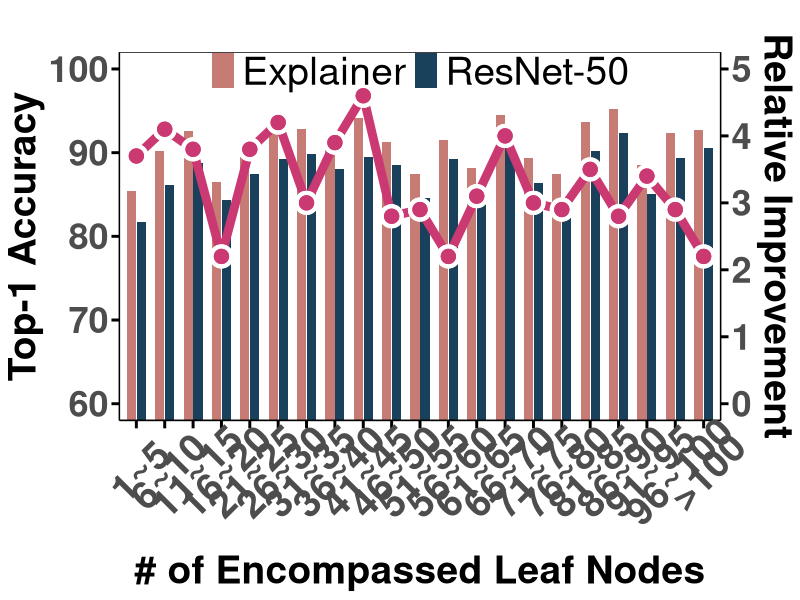

The R script that drew this image:
library(ggplot2)
library(dplyr)
library(tidyr)

# Constructing the data
data <- data.frame(
  Model = c("Explainer", "ResNet-50"),
  A = c(85.4, 81.7),
  B = c(90.2, 86.1),
  C = c(92.6, 88.8),
  D = c(86.5, 84.3),
  E = c(91.2, 87.4),
  F = c(93.5, 89.3),
  G = c(92.8, 89.8),
  H = c(92.0, 88.1),
  I = c(94.1, 89.5),
  J = c(91.3, 88.5),
  K = c(87.5, 84.6),
  L = c(91.5, 89.3),
  M = c(88.2, 85.1),
  N = c(94.5, 90.5),
  O = c(89.4, 86.4),
  P = c(87.4, 84.5),
  Q = c(93.7, 90.2),
  R = c(95.2, 92.4),
  S = c(88.5, 85.1),
  T = c(92.3, 89.4),
  U = c(92.7, 90.5)
)

new_colnames <- c(
  "Model", "1~5", "6~10", "11~15", "16~20", "21~25", "26~30", "31~35",
  "36~40", "41~45", "46~50", "51~55", "56~60", "61~65", "66~70", "71~75",
  "76~80", "81~85", "86~90", "91~95", "96~100", ">100"
)
colnames(data) <- new_colnames

# Reshape long
data_long <- pivot_longer(data, cols = -Model, names_to = "Condition", values_to = "Score")
data_long$Model <- factor(data_long$Model, levels = unique(data$Model))
data_long$Condition <- factor(data_long$Condition, levels = unique(data_long$Condition))

# Calculate the difference
diff_data <- data_long %>%
  pivot_wider(names_from = Model, values_from = Score) %>%
  mutate(Diff = Explainer - `ResNet-50`) %>%
  select(Condition, Diff)

# Merge with original
combined_data <- left_join(data_long, diff_data, by = "Condition")

# Plot
new_plot <- ggplot(combined_data, aes(x = Condition)) +
  # Bar chart
  geom_bar(aes(y = Score, fill = Model),
           stat = "identity", position = position_dodge(width = 0.7), width = 0.65) +
  # Line chart mapped to secondary axis (transformed)
  geom_line(aes(y = Diff * (40 / 5) + 60, group = 1), color = "#cb3973", size = 3) +
  geom_point(aes(y = Diff * (40 / 5) + 60), size = 7.5,shape =21,  fill = "white", color = "white") +
  geom_point(aes(y = Diff * (40 / 5) + 60), color = "#cb3973", size = 4.5) + 
  
  scale_y_continuous( 
    name = "Top-1 Accuracy", 
    sec.axis = sec_axis(~ (. - 60) * (5 / 40), name = "Relative Improvement", breaks = seq(0, 10, 1))
  ) +
  labs(title = "", x = "# of Encompassed Leaf Nodes", fill = NULL) +
  theme_minimal() +
  coord_cartesian(ylim = c(60, 100)) +
  guides(fill = guide_legend(nrow = 1)) + 
  theme(
    axis.ticks = element_line(color = "black", size = 1),
    axis.ticks.length = unit(0.2, "cm"),
    axis.text.x = element_text(angle = 45, hjust = 0.5, vjust = 0.7, size = 28, face = "bold"),
    axis.text.y = element_text(size = 26, face = "bold"),
    axis.title = element_text(size = 28, face = "bold"),
    axis.title.y.right = element_text(size = 28, face = "bold"),
    axis.title.x = element_text(size = 28, face = "bold"),
    plot.title = element_text(hjust = 0.5, size = 28, face = "bold"),
    legend.text = element_text(size = 28),
    legend.title = element_text(size = 28),
    panel.grid = element_blank(),
    axis.line = element_line(colour = "black"),
    panel.border = element_rect(colour = "black", fill = NA, linewidth = 0.5),
    legend.position = c(0.5, 0.95),
    legend.justification = "center",
    legend.direction = "horizontal",
    legend.box = "horizontal"
  ) +
  scale_fill_manual(values = c("#c67b74", "#19415c"))

ggsave("node.pdf", plot = new_plot, width = 24, height = 8)
